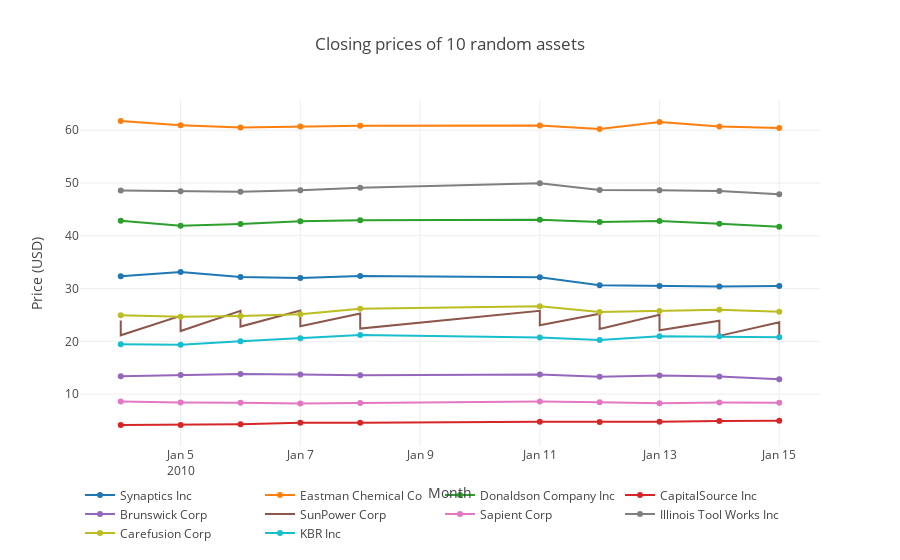

The cell this chart's notebook holds for it:
### Markdown cell above
At first let's take 10 random assets and plot them.

### Code cell
data = []
for asset in np.random.choice(market_train_df['assetName'].unique(), 10):
    asset_df = market_train_df[(market_train_df['assetName'] == asset)]

    data.append(go.Scatter(
        x = asset_df['time'].dt.strftime(date_format='%Y-%m-%d').values,
        y = asset_df['close'].values,
        name = asset
    ))
layout = go.Layout(dict(title = "Closing prices of 10 random assets",
                  xaxis = dict(title = 'Month'),
                  yaxis = dict(title = 'Price (USD)'),
                  ),legend=dict(
                orientation="h"))
py.iplot(dict(data=data, layout=layout), filename='basic-line')

### Figure 1 — Plotly figure (JSON) as saved in the notebook; plotly's stock layout.template omitted (floating-point values rounded to 4 significant figures)
{"data": [{"name": "Synaptics Inc", "type": "scatter", "uid": "41779b90-feba-4e12-98c0-17eb857d3f07", "x": ["2010-01-04", "2010-01-05", "2010-01-06", "2010-01-07", "2010-01-08", "2010-01-11", "2010-01-12", "2010-01-13", "2010-01-14", "2010-01-15"], "y": [32.34, 33.16, 32.22, 32, 32.4, 32.17, 30.64, 30.5, 30.42, 30.47]}, {"name": "Eastman Chemical Co", "type": "scatter", "uid": "57a999d5-486d-48ab-9628-daf19b94b8fe", "x": ["2010-01-04", "2010-01-05", "2010-01-06", "2010-01-07", "2010-01-08", "2010-01-11", "2010-01-12", "2010-01-13", "2010-01-14", "2010-01-15"], "y": [61.75, 60.96, 60.55, 60.7, 60.86, 60.89, 60.25, 61.58, 60.7, 60.42]}, {"name": "Donaldson Company Inc", "type": "scatter", "uid": "21d982e6-bafe-424e-9a97-604748ead000", "x": ["2010-01-04", "2010-01-05", "2010-01-06", "2010-01-07", "2010-01-08", "2010-01-11", "2010-01-12", "2010-01-13", "2010-01-14", "2010-01-15"], "y": [42.88, 41.91, 42.25, 42.77, 42.97, 43.05, 42.6, 42.83, 42.27, 41.71]}, {"name": "CapitalSource Inc", "type": "scatter", "uid": "514cef27-021e-47f6-88bb-3a43a15fd940", "x": ["2010-01-04", "2010-01-05", "2010-01-06", "2010-01-07", "2010-01-08", "2010-01-11", "2010-01-12", "2010-01-13", "2010-01-14", "2010-01-15"], "y": [4.17, 4.16, 4.28, 4.56, 4.56, 4.79, 4.72, 4.76, 4.93, 4.97]}, {"name": "Brunswick Corp", "type": "scatter", "uid": "9d56d5c3-53dc-455e-9758-bea796a6916e", "x": ["2010-01-04", "2010-01-05", "2010-01-06", "2010-01-07", "2010-01-08", "2010-01-11", "2010-01-12", "2010-01-13", "2010-01-14", "2010-01-15"], "y": [13.4, 13.63, 13.81, 13.73, 13.59, 13.7, 13.28, 13.53, 13.36, 12.8]}, {"name": "SunPower Corp", "type": "scatter", "uid": "b9385eba-9ae8-4bef-a0d6-49551f473fce", "x": ["2010-01-04", "2010-01-04", "2010-01-05", "2010-01-05", "2010-01-06", "2010-01-06", "2010-01-07", "2010-01-07", "2010-01-08", "2010-01-08", "2010-01-11", "2010-01-11", "2010-01-12", "2010-01-12", "2010-01-13", "2010-01-13", "2010-01-14", "2010-01-14", "2010-01-15", "2010-01-15"], "y": [23.95, 21.15, 24.85, 21.96, 25.77, 22.8, 25.85, 22.86, 25.28, 22.43, 25.78, 23.04, 25.23, 22.35, 25.02, 22.11, 23.91, 21.04, 23.62, 20.94]}, {"name": "Sapient Corp", "type": "scatter", "uid": "3f301274-d170-41d3-b570-c6a47d4497f9", "x": ["2010-01-04", "2010-01-05", "2010-01-06", "2010-01-07", "2010-01-08", "2010-01-11", "2010-01-12", "2010-01-13", "2010-01-14", "2010-01-15"], "y": [8.59, 8.4, 8.35, 8.23, 8.31, 8.59, 8.44, 8.26, 8.43, 8.36]}, {"name": "Illinois Tool Works Inc", "type": "scatter", "uid": "e924f2cb-bcc6-425a-b179-b582e66d3edc", "x": ["2010-01-04", "2010-01-05", "2010-01-06", "2010-01-07", "2010-01-08", "2010-01-11", "2010-01-12", "2010-01-13", "2010-01-14", "2010-01-15"], "y": [48.57, 48.44, 48.33, 48.64, 49.1, 49.95, 48.69, 48.66, 48.51, 47.88]}, {"name": "Carefusion Corp", "type": "scatter", "uid": "c48ad6b5-7c14-434c-87e0-97f009c4bc4a", "x": ["2010-01-04", "2010-01-05", "2010-01-06", "2010-01-07", "2010-01-08", "2010-01-11", "2010-01-12", "2010-01-13", "2010-01-14", "2010-01-15"], "y": [24.93, 24.66, 24.8, 25.12, 26.16, 26.64, 25.58, 25.75, 25.99, 25.59]}, {"name": "KBR Inc", "type": "scatter", "uid": "3bf8ba19-6c32-44bf-a00e-2cf41f6a5703", "x": ["2010-01-04", "2010-01-05", "2010-01-06", "2010-01-07", "2010-01-08", "2010-01-11", "2010-01-12", "2010-01-13", "2010-01-14", "2010-01-15"], "y": [19.44, 19.38, 20, 20.61, 21.2, 20.71, 20.28, 20.98, 20.96, 20.8]}], "layout": {"legend": {"orientation": "h"}, "title": {"text": "Closing prices of 10 random assets"}, "xaxis": {"title": {"text": "Month"}}, "yaxis": {"title": {"text": "Price (USD)"}}}}
